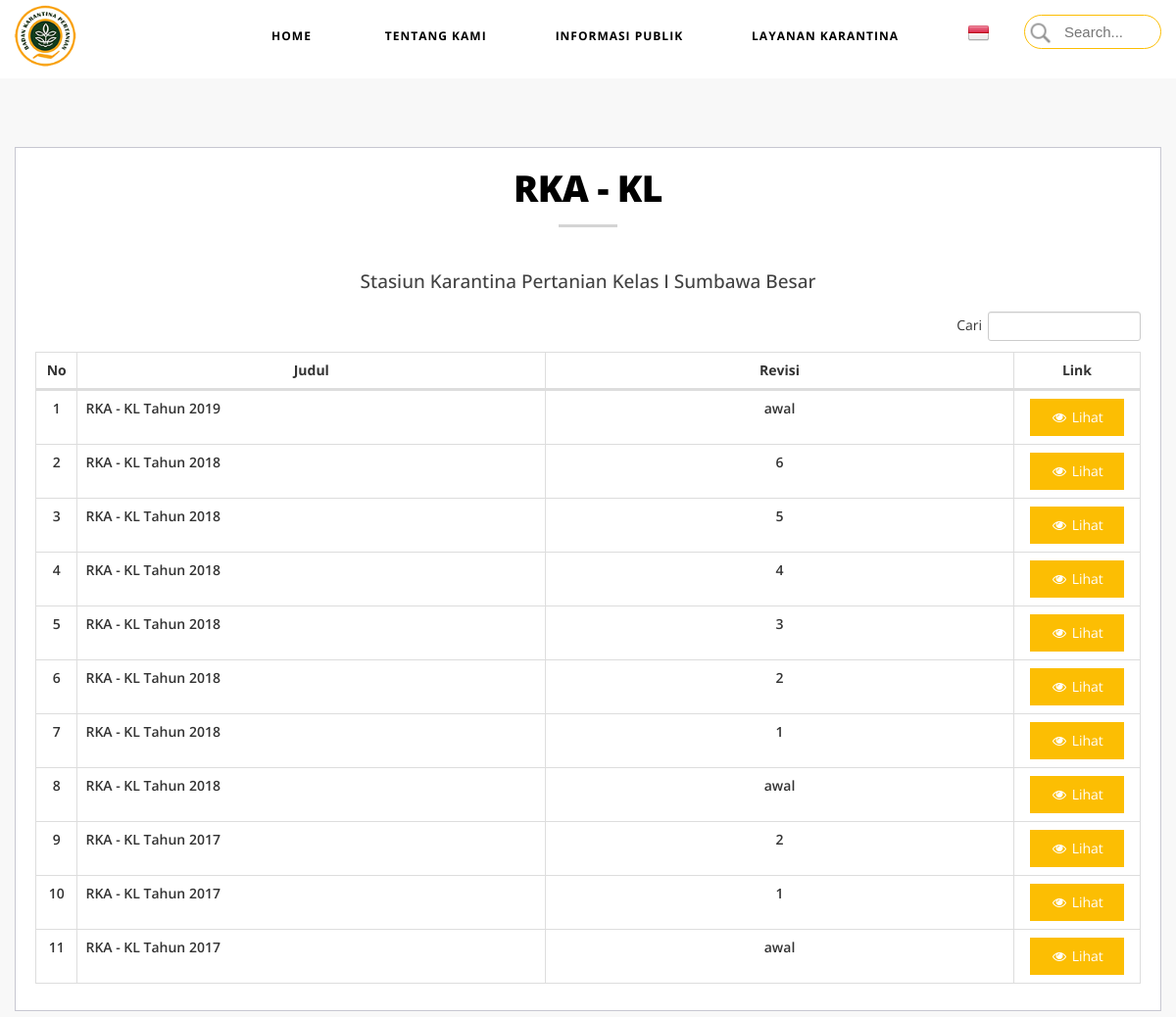
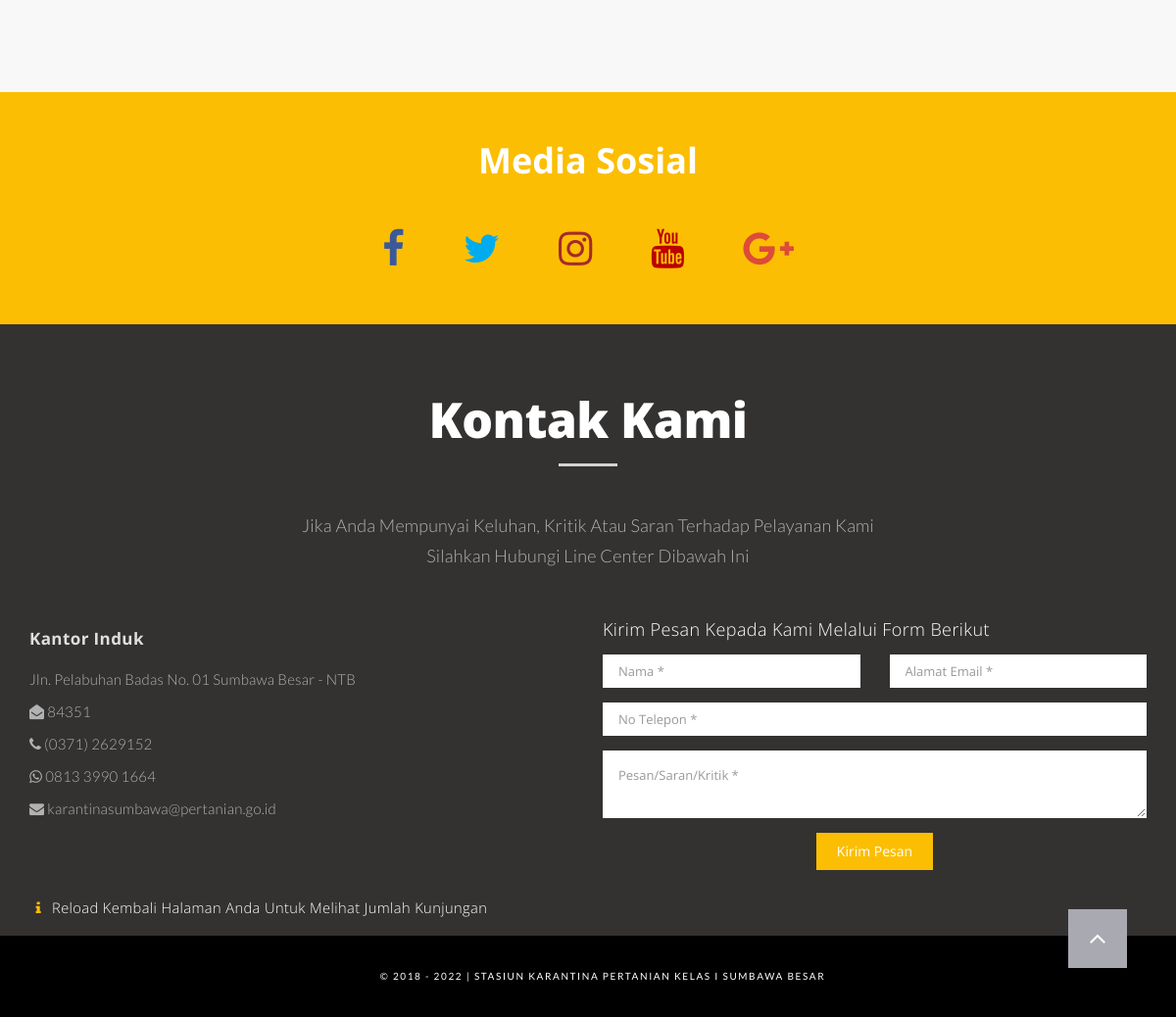
The app's page /keuangan?rka_kl with its own data (2 pictures, top to bottom).
### tables this page shows
CREATE TABLE `rka_kl` (
  `id` int(30) NOT NULL,
  `tahun` int(30) NOT NULL,
  `revisi` varchar(30) NOT NULL,
  `link` varchar(400) NOT NULL,
  `waktu_input` date NOT NULL
);

### admin/classes/class_keuangan.php (called while the page is built, shortened)
<?php
class keuangan{
	private $db;
	public function __construct(Database $db){
		$this->conn = $db;
		$this->db = $this->conn->getConnection();
	}
	public function TampilRka_kl($id=null){
		$sql = "SELECT * FROM rka_kl";
		$sql .= ' ORDER BY id DESC';
		$query = $this->db->query($sql) or die ($this->db->error);
		return $query;
	}
}
?>

### admin/config/database.php (called while the page is built, shortened)
<?php
class Database {
	private static $connection;
	private $host = "localhost";
	private $username = "root";
	private $password = "";
	private $database = "websumbawa";
	private function __construct() {
		self::$connection = new mysqli($this->host, $this->username, $this->password, $this->database);
	}
	public function getConnection() {
		return self::$connection;
	}
}
?>

### templates/head.php (called while the page is built, shortened)
<?php
require_once('admin/config/database.php');
require_once('admin/classes/class_paginator.php');
require_once('admin/classes/class_keuangan.php');
$db = Database::getInstance();
$keuangan = new keuangan($db);
require_once('templates/header_web.php');
?>

### views/keuangan/rka_kl/index.php (the view, shortened to what this page needs)
<section class="light-bg atas" id="berkala">
	<div class="container">
		<div class="row">
			<div class="mz-module text-center">
				<div class="mz-module-about text-center">
					<div class="section-title">
						<h2 class="judul">RKA - KL</h2>
					</div>
					<div class="sub-judul">
						<h3>Stasiun Karantina Pertanian Kelas I Sumbawa Besar</h3>
					</div>
					<table id="info_berkala2" class="table table-bordered text-center" style="width:100%">
						<thead>
							<tr>
								<th width="20">No</th>
								<th width="400">Judul</th>
								<th width="400">Revisi</th>
								<th width="50">Link</th>
							</tr>
						</thead>
						<tbody>
							<?php
								$no = 1;
								$tampilDipa = $keuangan->TampilRka_kl();
								while ($data = $tampilDipa->fetch_object()) :
							?>
							<tr>
								<td><?php echo $no++;?></td>
								<td><?php echo 'RKA - KL Tahun '. $data->tahun;?></td>
								<td><?php echo $data->revisi;?></td>
								<td><a href="<?=$data->link;?>" target="_blank"><button type="button"  class="btn btn-warning"><i class="fa fa-eye fa-fw"></i> Lihat</button></a></td>
							</tr>
							<?php endwhile ?>
						</tbody>
					</table>
				</div>
			</div>
		</div>
	</div>
</section>

### css/style.css (style rules this page uses)
body { margin: 0px; font-family: "Open Sans", Sans-serif; }
@media (min-width: 768px) { section { padding: 150px 0; } }
section { padding: 70px 0; }
.section-title h2 { font-size: 50px; color: #B3B3BB; font-weight: 900; letter-spacing: -0.6px; position: relative; margin: 0 0 50px 0; padding-bottom: 15px; }
.section-title h2:after { left: 50%; z-index: 1; width: 60px; height: 3px; content: " "; bottom: -5px; margin-left: -30px; text-align: center; position: absolute; background: #D4D4D4; }
.mz-module { position: relative; margin-bottom: 30px; }
.mz-module-about { border: 1px solid #c7c7d1; min-height: 280px; padding: 20px; background-color: #FFF; }
.mz-module-about h3 { font-weight: 500; font-size: 19px; color: #424242; margin-bottom: 20px; }
.light-bg { background-color: #f8f8f8; }
.btn { display: inline-block; padding: 8px 20px; margin-bottom: 0; font-size: 14px; font-weight: 400; line-height: 1.42857143; text-align: center; white-space: nowrap; vertical-align: middle; -ms-touch-action: manipulation; touch-action: manipulation; cursor: pointer; -webkit-user-select: none; -moz-user-select: none; -ms-user-select: none; user-select: none; background-image: none; border: 1px solid transparent; border-radius: 0px; background-color: #FCBE03; }
.pagination > li > a:hover, { background-color: white; }
body { top: 0px !important; }

### templates/header_web.php (style rules this page uses)
body { overflow-x: hidden; }

### views/keuangan/rka_kl/index.php (style rules this page uses)
section#berkala { margin-top: 80px; }
h2.judul { color: #000; font-size: 28pt }
th { text-align: center; }
td { vertical-align: text-bottom; font-weight: 600 }
td:nth-of-type(2) { text-align: left; padding: 30px; vertical-align: text-bottom; }
h3 { text-align: center; }

### records on screen
rka_kl: tahun "2019", revisi "awal"
rka_kl: tahun "2018", revisi "6"
rka_kl: tahun "2018", revisi "5"
rka_kl: tahun "2018", revisi "4"
rka_kl: tahun "2018", revisi "3"
rka_kl: tahun "2018", revisi "2"
rka_kl: tahun "2018", revisi "1"
rka_kl: tahun "2018", revisi "awal"
rka_kl: tahun "2017", revisi "2"
rka_kl: tahun "2017", revisi "1"
rka_kl: tahun "2017", revisi "awal"
